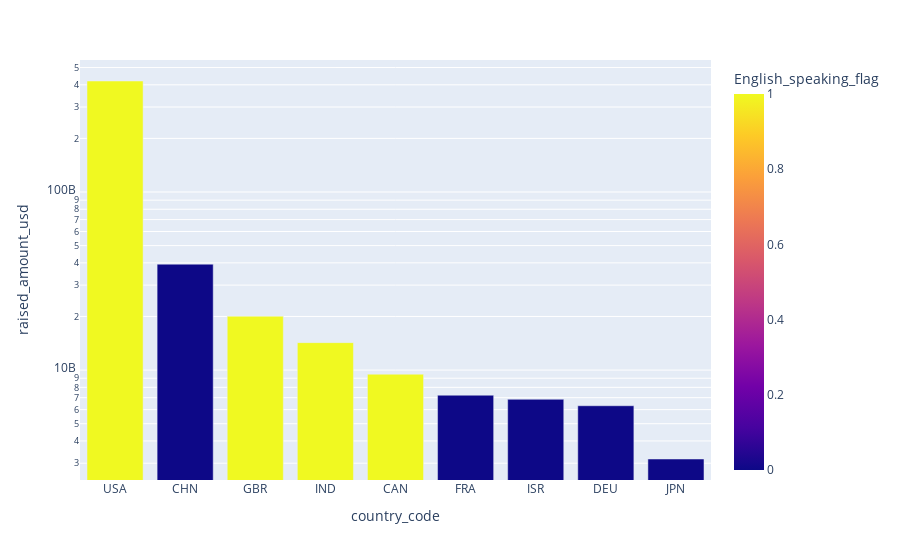

The cell this chart's notebook holds for it:
### Code cell
px.bar(data_frame=top9, x='country_code',y='raised_amount_usd',color='English_speaking_flag',log_y=True)

# using log scale in y axis to get better view

### Figure 1 — Plotly figure (JSON) as saved in the notebook; plotly's stock layout.template omitted (floating-point values rounded to 4 significant figures)
{"data": [{"alignmentgroup": "True", "hovertemplate": "country_code=%{x}<br>raised_amount_usd=%{y}<br>English_speaking_flag=%{marker.color}<extra></extra>", "legendgroup": "", "marker": {"color": [1, 0, 1, 1, 1, 0, 0, 0, 0], "coloraxis": "coloraxis"}, "name": "", "offsetgroup": "", "orientation": "v", "showlegend": false, "textposition": "auto", "type": "bar", "x": ["USA", "CHN", "GBR", "IND", "CAN", "FRA", "ISR", "DEU", "JPN"], "xaxis": "x", "y": [420068029342, 39338918773, 20072813004, 14261508718, 9482217668, 7226851352, 6854350477, 6306921981, 3167647127], "yaxis": "y"}], "layout": {"barmode": "relative", "coloraxis": {"colorbar": {"title": {"text": "English_speaking_flag"}}, "colorscale": [[0, "#0d0887"], [0.1111, "#46039f"], [0.2222, "#7201a8"], [0.3333, "#9c179e"], [0.4444, "#bd3786"], [0.5556, "#d8576b"], [0.6667, "#ed7953"], [0.7778, "#fb9f3a"], [0.8889, "#fdca26"], [1, "#f0f921"]]}, "legend": {"tracegroupgap": 0}, "margin": {"t": 60}, "xaxis": {"anchor": "y", "domain": [0, 1], "title": {"text": "country_code"}}, "yaxis": {"anchor": "x", "domain": [0, 1], "title": {"text": "raised_amount_usd"}, "type": "log"}}}
